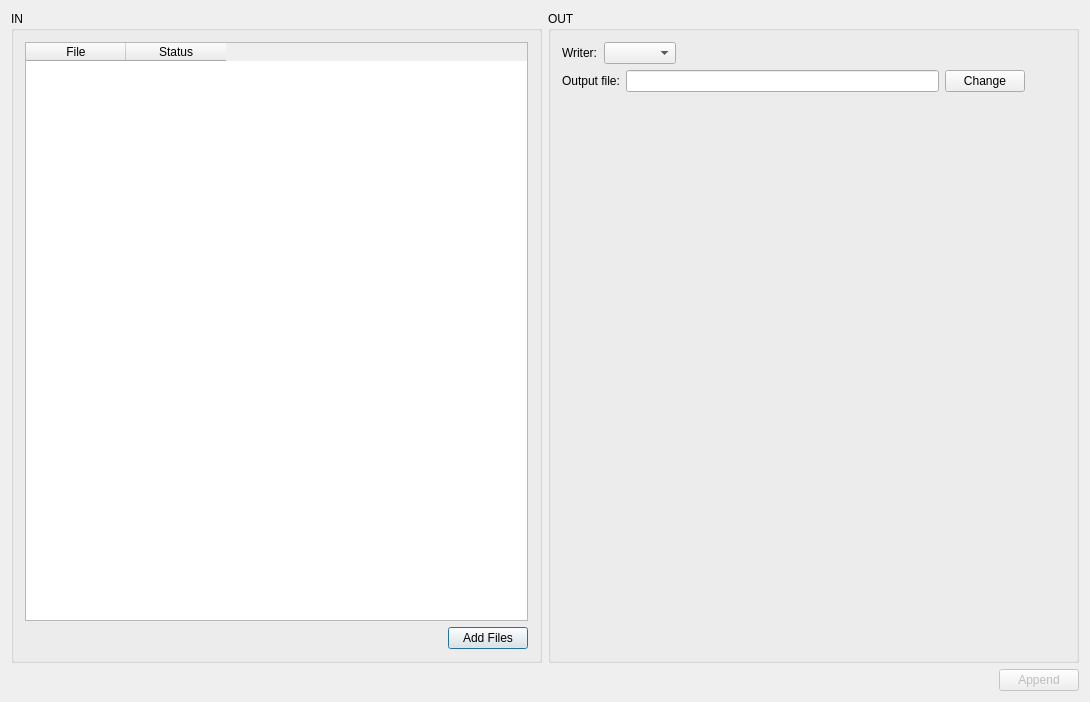
<?xml version="1.0" encoding="UTF-8"?>
<ui version="4.0">
 <class>settingsUi</class>
 <widget class="QDialog" name="settingsUi">
  <property name="windowModality">
   <enum>Qt::WindowModal</enum>
  </property>
  <property name="geometry">
   <rect>
    <x>0</x>
    <y>0</y>
    <width>1090</width>
    <height>702</height>
   </rect>
  </property>
  <property name="windowTitle">
   <string>Append Files</string>
  </property>
  <property name="windowIcon">
   <iconset resource="../../../resources/AnyWave.qrc">
    <normaloff>:/images/AnyWave_icon.png</normaloff>:/images/AnyWave_icon.png</iconset>
  </property>
  <layout class="QVBoxLayout" name="verticalLayout_2">
   <item>
    <layout class="QHBoxLayout" name="horizontalLayout_4">
     <item>
      <widget class="QGroupBox" name="groupBox">
       <property name="title">
        <string>IN</string>
       </property>
       <layout class="QVBoxLayout" name="verticalLayout">
        <item>
         <widget class="QTableWidget" name="tableWidgetIN">
          <property name="editTriggers">
           <set>QAbstractItemView::NoEditTriggers</set>
          </property>
          <property name="alternatingRowColors">
           <bool>true</bool>
          </property>
          <property name="showGrid">
           <bool>false</bool>
          </property>
          <property name="cornerButtonEnabled">
           <bool>false</bool>
          </property>
          <attribute name="horizontalHeaderVisible">
           <bool>true</bool>
          </attribute>
          <attribute name="horizontalHeaderMinimumSectionSize">
           <number>100</number>
          </attribute>
          <attribute name="verticalHeaderVisible">
           <bool>false</bool>
          </attribute>
          <column>
           <property name="text">
            <string>File</string>
           </property>
          </column>
          <column>
           <property name="text">
            <string>Status</string>
           </property>
          </column>
         </widget>
        </item>
        <item>
         <layout class="QHBoxLayout" name="horizontalLayout">
          <item>
           <spacer name="horizontalSpacer">
            <property name="orientation">
             <enum>Qt::Horizontal</enum>
            </property>
            <property name="sizeHint" stdset="0">
             <size>
              <width>40</width>
              <height>20</height>
             </size>
            </property>
           </spacer>
          </item>
          <item>
           <widget class="QPushButton" name="buttonAddFiles">
            <property name="text">
             <string>Add Files</string>
            </property>
           </widget>
          </item>
         </layout>
        </item>
       </layout>
      </widget>
     </item>
     <item>
      <widget class="QGroupBox" name="groupBox_2">
       <property name="title">
        <string>OUT</string>
       </property>
       <layout class="QVBoxLayout" name="verticalLayout_3">
        <item>
         <layout class="QHBoxLayout" name="horizontalLayout_6">
          <item>
           <widget class="QLabel" name="label_8">
            <property name="text">
             <string>Writer:</string>
            </property>
           </widget>
          </item>
          <item>
           <widget class="QComboBox" name="comboBoxWriters"/>
          </item>
          <item>
           <spacer name="horizontalSpacer_5">
            <property name="orientation">
             <enum>Qt::Horizontal</enum>
            </property>
            <property name="sizeHint" stdset="0">
             <size>
              <width>40</width>
              <height>20</height>
             </size>
            </property>
           </spacer>
          </item>
         </layout>
        </item>
        <item>
         <layout class="QHBoxLayout" name="horizontalLayout_2" stretch="0,1,0,0">
          <item>
           <widget class="QLabel" name="label">
            <property name="text">
             <string>Output file:</string>
            </property>
           </widget>
          </item>
          <item>
           <widget class="QLineEdit" name="lineEditOutputFile"/>
          </item>
          <item>
           <widget class="QPushButton" name="pushButton">
            <property name="text">
             <string>Change</string>
            </property>
           </widget>
          </item>
          <item>
           <spacer name="horizontalSpacer_2">
            <property name="orientation">
             <enum>Qt::Horizontal</enum>
            </property>
            <property name="sizeHint" stdset="0">
             <size>
              <width>40</width>
              <height>20</height>
             </size>
            </property>
           </spacer>
          </item>
         </layout>
        </item>
        <item>
         <spacer name="verticalSpacer">
          <property name="orientation">
           <enum>Qt::Vertical</enum>
          </property>
          <property name="sizeHint" stdset="0">
           <size>
            <width>20</width>
            <height>180</height>
           </size>
          </property>
         </spacer>
        </item>
       </layout>
      </widget>
     </item>
    </layout>
   </item>
   <item>
    <layout class="QHBoxLayout" name="horizontalLayout_3">
     <item>
      <spacer name="horizontalSpacer_3">
       <property name="orientation">
        <enum>Qt::Horizontal</enum>
       </property>
       <property name="sizeHint" stdset="0">
        <size>
         <width>40</width>
         <height>20</height>
        </size>
       </property>
      </spacer>
     </item>
     <item>
      <widget class="QPushButton" name="buttonAppend">
       <property name="enabled">
        <bool>false</bool>
       </property>
       <property name="text">
        <string>Append</string>
       </property>
      </widget>
     </item>
    </layout>
   </item>
  </layout>
 </widget>
 <layoutdefault spacing="6" margin="11"/>
 <resources>
  <include location="../../../resources/AnyWave.qrc"/>
 </resources>
 <connections>
  <connection>
   <sender>buttonAddFiles</sender>
   <signal>clicked()</signal>
   <receiver>settingsUi</receiver>
   <slot>addFiles()</slot>
   <hints>
    <hint type="sourcelabel">
     <x>507</x>
     <y>634</y>
    </hint>
    <hint type="destinationlabel">
     <x>404</x>
     <y>667</y>
    </hint>
   </hints>
  </connection>
  <connection>
   <sender>buttonAppend</sender>
   <signal>clicked()</signal>
   <receiver>settingsUi</receiver>
   <slot>accept()</slot>
   <hints>
    <hint type="sourcelabel">
     <x>1031</x>
     <y>680</y>
    </hint>
    <hint type="destinationlabel">
     <x>924</x>
     <y>679</y>
    </hint>
   </hints>
  </connection>
  <connection>
   <sender>pushButton</sender>
   <signal>clicked()</signal>
   <receiver>settingsUi</receiver>
   <slot>changeOutputFile()</slot>
   <hints>
    <hint type="sourcelabel">
     <x>997</x>
     <y>70</y>
    </hint>
    <hint type="destinationlabel">
     <x>534</x>
     <y>674</y>
    </hint>
   </hints>
  </connection>
 </connections>
 <slots>
  <slot>addFiles()</slot>
  <slot>changeOutputFile()</slot>
 </slots>
</ui>
